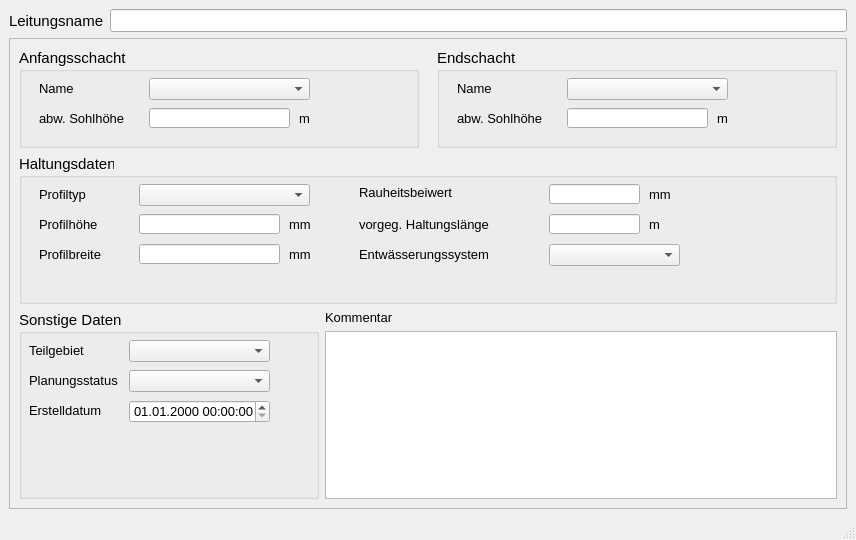
<?xml version="1.0" encoding="UTF-8"?>
<ui version="4.0">
 <class>MainWindow</class>
 <widget class="QMainWindow" name="MainWindow">
  <property name="geometry">
   <rect>
    <x>0</x>
    <y>0</y>
    <width>856</width>
    <height>540</height>
   </rect>
  </property>
  <property name="sizePolicy">
   <sizepolicy hsizetype="Preferred" vsizetype="Preferred">
    <horstretch>0</horstretch>
    <verstretch>0</verstretch>
   </sizepolicy>
  </property>
  <property name="minimumSize">
   <size>
    <width>660</width>
    <height>450</height>
   </size>
  </property>
  <property name="baseSize">
   <size>
    <width>0</width>
    <height>0</height>
   </size>
  </property>
  <property name="font">
   <font>
    <family>Tahoma</family>
    <pointsize>10</pointsize>
   </font>
  </property>
  <property name="windowTitle">
   <string>MainWindow</string>
  </property>
  <widget class="QWidget" name="centralwidget">
   <layout class="QGridLayout" name="gridLayout">
    <item row="0" column="0">
     <widget class="QLabel" name="label">
      <property name="font">
       <font>
        <family>Tahoma</family>
        <pointsize>11</pointsize>
       </font>
      </property>
      <property name="text">
       <string>Leitungsname</string>
      </property>
     </widget>
    </item>
    <item row="0" column="1">
     <widget class="QLineEdit" name="leitnam">
      <property name="font">
       <font>
        <family>Tahoma</family>
        <pointsize>10</pointsize>
       </font>
      </property>
      <property name="toolTip">
       <string>&lt;html&gt;&lt;head/&gt;&lt;body&gt;&lt;p&gt;eindeutige Bezeichnung&lt;/p&gt;&lt;/body&gt;&lt;/html&gt;</string>
      </property>
      <property name="statusTip">
       <string>eindeutige Bezeichnung</string>
      </property>
     </widget>
    </item>
    <item row="1" column="0" colspan="2">
     <widget class="QScrollArea" name="scrollArea">
      <property name="widgetResizable">
       <bool>true</bool>
      </property>
      <widget class="QWidget" name="scrollAreaWidgetContents">
       <property name="geometry">
        <rect>
         <x>0</x>
         <y>0</y>
         <width>832</width>
         <height>430</height>
        </rect>
       </property>
       <layout class="QGridLayout" name="gridLayout_2">
        <item row="3" column="1" colspan="2">
         <widget class="QTextEdit" name="kommentar">
          <property name="font">
           <font>
            <family>Tahoma</family>
            <pointsize>10</pointsize>
           </font>
          </property>
          <property name="toolTip">
           <string>&lt;html&gt;&lt;head/&gt;&lt;body&gt;&lt;p&gt;Platz für zusätzliche Kommentare.&lt;/p&gt;&lt;/body&gt;&lt;/html&gt;</string>
          </property>
          <property name="statusTip">
           <string>Platz für zusätzliche Kommentare.</string>
          </property>
         </widget>
        </item>
        <item row="0" column="0" colspan="2">
         <widget class="QGroupBox" name="groupBox">
          <property name="minimumSize">
           <size>
            <width>400</width>
            <height>100</height>
           </size>
          </property>
          <property name="maximumSize">
           <size>
            <width>400</width>
            <height>16777215</height>
           </size>
          </property>
          <property name="font">
           <font>
            <family>Tahoma</family>
            <pointsize>11</pointsize>
           </font>
          </property>
          <property name="title">
           <string>Anfangsschacht</string>
          </property>
          <widget class="QLabel" name="label_3">
           <property name="geometry">
            <rect>
             <x>20</x>
             <y>30</y>
             <width>91</width>
             <height>21</height>
            </rect>
           </property>
           <property name="font">
            <font>
             <family>Tahoma</family>
             <pointsize>10</pointsize>
            </font>
           </property>
           <property name="text">
            <string>Name</string>
           </property>
          </widget>
          <widget class="QLabel" name="label_5">
           <property name="geometry">
            <rect>
             <x>20</x>
             <y>60</y>
             <width>101</width>
             <height>21</height>
            </rect>
           </property>
           <property name="font">
            <font>
             <family>Tahoma</family>
             <pointsize>10</pointsize>
            </font>
           </property>
           <property name="text">
            <string>abw. Sohlhöhe</string>
           </property>
          </widget>
          <widget class="QLabel" name="label_14">
           <property name="geometry">
            <rect>
             <x>280</x>
             <y>60</y>
             <width>21</width>
             <height>21</height>
            </rect>
           </property>
           <property name="font">
            <font>
             <family>Tahoma</family>
             <pointsize>10</pointsize>
            </font>
           </property>
           <property name="text">
            <string>m</string>
           </property>
          </widget>
          <widget class="QComboBox" name="schoben">
           <property name="geometry">
            <rect>
             <x>130</x>
             <y>30</y>
             <width>161</width>
             <height>22</height>
            </rect>
           </property>
           <property name="font">
            <font>
             <family>Tahoma</family>
             <pointsize>10</pointsize>
            </font>
           </property>
           <property name="toolTip">
            <string>&lt;html&gt;&lt;head/&gt;&lt;body&gt;&lt;p&gt;Name des oberen Schachts&lt;/p&gt;&lt;/body&gt;&lt;/html&gt;</string>
           </property>
           <property name="statusTip">
            <string>Name des oberen Schachts</string>
           </property>
          </widget>
          <widget class="QLineEdit" name="sohleoben">
           <property name="geometry">
            <rect>
             <x>130</x>
             <y>60</y>
             <width>141</width>
             <height>20</height>
            </rect>
           </property>
           <property name="font">
            <font>
             <family>Tahoma</family>
             <pointsize>10</pointsize>
            </font>
           </property>
           <property name="toolTip">
            <string>&lt;html&gt;&lt;head/&gt;&lt;body&gt;&lt;p&gt;von Schachtsohle abweichende Sohlhöhe&lt;/p&gt;&lt;/body&gt;&lt;/html&gt;</string>
           </property>
           <property name="statusTip">
            <string>von Schachtsohle abweichende Sohlhöhe</string>
           </property>
          </widget>
         </widget>
        </item>
        <item row="2" column="1" colspan="2">
         <widget class="QLabel" name="label_22">
          <property name="font">
           <font>
            <family>Tahoma</family>
            <pointsize>10</pointsize>
           </font>
          </property>
          <property name="text">
           <string>Kommentar</string>
          </property>
         </widget>
        </item>
        <item row="2" column="0" rowspan="2">
         <widget class="QGroupBox" name="groupBox_4">
          <property name="minimumSize">
           <size>
            <width>300</width>
            <height>0</height>
           </size>
          </property>
          <property name="maximumSize">
           <size>
            <width>300</width>
            <height>16777215</height>
           </size>
          </property>
          <property name="font">
           <font>
            <family>Tahoma</family>
            <pointsize>11</pointsize>
           </font>
          </property>
          <property name="title">
           <string>Sonstige Daten</string>
          </property>
          <widget class="QLabel" name="label_18">
           <property name="geometry">
            <rect>
             <x>10</x>
             <y>30</y>
             <width>71</width>
             <height>20</height>
            </rect>
           </property>
           <property name="font">
            <font>
             <family>Tahoma</family>
             <pointsize>10</pointsize>
            </font>
           </property>
           <property name="text">
            <string>Teilgebiet</string>
           </property>
           <property name="buddy">
            <cstring>simstatus</cstring>
           </property>
          </widget>
          <widget class="QLabel" name="label_19">
           <property name="geometry">
            <rect>
             <x>10</x>
             <y>60</y>
             <width>111</width>
             <height>21</height>
            </rect>
           </property>
           <property name="font">
            <font>
             <family>Tahoma</family>
             <pointsize>10</pointsize>
            </font>
           </property>
           <property name="text">
            <string>Planungsstatus</string>
           </property>
           <property name="buddy">
            <cstring>simstatus</cstring>
           </property>
          </widget>
          <widget class="QLabel" name="label_72">
           <property name="geometry">
            <rect>
             <x>10</x>
             <y>90</y>
             <width>151</width>
             <height>21</height>
            </rect>
           </property>
           <property name="font">
            <font>
             <family>Tahoma</family>
             <pointsize>10</pointsize>
            </font>
           </property>
           <property name="text">
            <string>Erstelldatum</string>
           </property>
          </widget>
          <widget class="QComboBox" name="teilgebiet">
           <property name="geometry">
            <rect>
             <x>110</x>
             <y>30</y>
             <width>141</width>
             <height>22</height>
            </rect>
           </property>
           <property name="font">
            <font>
             <family>Tahoma</family>
             <pointsize>10</pointsize>
            </font>
           </property>
           <property name="toolTip">
            <string>&lt;html&gt;&lt;head/&gt;&lt;body&gt;&lt;p&gt;zur Zuordnung auf ein selbstständig festgelegtes Teilgebiet&lt;/p&gt;&lt;/body&gt;&lt;/html&gt;</string>
           </property>
           <property name="statusTip">
            <string>zur Zuordnung auf ein selbstständig festgelegtes Teilgebiet</string>
           </property>
          </widget>
          <widget class="QComboBox" name="simstatus">
           <property name="geometry">
            <rect>
             <x>110</x>
             <y>60</y>
             <width>141</width>
             <height>22</height>
            </rect>
           </property>
           <property name="font">
            <font>
             <family>Tahoma</family>
             <pointsize>10</pointsize>
            </font>
           </property>
           <property name="toolTip">
            <string>&lt;html&gt;&lt;head/&gt;&lt;body&gt;&lt;p&gt;aktueller Status (z.B. vorhanden, in Planung etc.)&lt;/p&gt;&lt;/body&gt;&lt;/html&gt;</string>
           </property>
           <property name="statusTip">
            <string>aktueller Status (z.B. vorhanden, in Planung etc.)</string>
           </property>
          </widget>
          <widget class="QgsDateTimeEdit" name="createdat">
           <property name="geometry">
            <rect>
             <x>110</x>
             <y>90</y>
             <width>141</width>
             <height>23</height>
            </rect>
           </property>
           <property name="font">
            <font>
             <family>Tahoma</family>
             <pointsize>10</pointsize>
            </font>
           </property>
           <property name="currentSection">
            <enum>QDateTimeEdit::DaySection</enum>
           </property>
           <property name="displayFormat">
            <string>dd.MM.yyyy HH:mm:ss</string>
           </property>
          </widget>
         </widget>
        </item>
        <item row="1" column="0" colspan="3">
         <widget class="QGroupBox" name="groupBox_2">
          <property name="minimumSize">
           <size>
            <width>650</width>
            <height>150</height>
           </size>
          </property>
          <property name="font">
           <font>
            <family>Tahoma</family>
            <pointsize>11</pointsize>
           </font>
          </property>
          <property name="title">
           <string>Haltungsdaten</string>
          </property>
          <widget class="QLineEdit" name="ks">
           <property name="geometry">
            <rect>
             <x>530</x>
             <y>30</y>
             <width>91</width>
             <height>20</height>
            </rect>
           </property>
           <property name="font">
            <font>
             <family>Tahoma</family>
             <pointsize>10</pointsize>
            </font>
           </property>
           <property name="toolTip">
            <string>&lt;html&gt;&lt;head/&gt;&lt;body&gt;&lt;p&gt;Absolute Rauheit gemäß Prandtl-Colebrook&lt;/p&gt;&lt;/body&gt;&lt;/html&gt;</string>
           </property>
           <property name="statusTip">
            <string>Absolute Rauheit gemäß Prandtl-Colebrook</string>
           </property>
          </widget>
          <widget class="QLabel" name="label_7">
           <property name="geometry">
            <rect>
             <x>20</x>
             <y>90</y>
             <width>101</width>
             <height>21</height>
            </rect>
           </property>
           <property name="font">
            <font>
             <family>Tahoma</family>
             <pointsize>10</pointsize>
            </font>
           </property>
           <property name="text">
            <string>Profilbreite</string>
           </property>
          </widget>
          <widget class="QLabel" name="label_20">
           <property name="geometry">
            <rect>
             <x>270</x>
             <y>90</y>
             <width>31</width>
             <height>21</height>
            </rect>
           </property>
           <property name="font">
            <font>
             <family>Tahoma</family>
             <pointsize>10</pointsize>
            </font>
           </property>
           <property name="text">
            <string>mm</string>
           </property>
          </widget>
          <widget class="QLabel" name="label_21">
           <property name="geometry">
            <rect>
             <x>630</x>
             <y>60</y>
             <width>31</width>
             <height>21</height>
            </rect>
           </property>
           <property name="font">
            <font>
             <family>Tahoma</family>
             <pointsize>10</pointsize>
            </font>
           </property>
           <property name="text">
            <string>m </string>
           </property>
          </widget>
          <widget class="QLineEdit" name="laenge">
           <property name="geometry">
            <rect>
             <x>530</x>
             <y>60</y>
             <width>91</width>
             <height>20</height>
            </rect>
           </property>
           <property name="font">
            <font>
             <family>Tahoma</family>
             <pointsize>10</pointsize>
            </font>
           </property>
           <property name="toolTip">
            <string>&lt;html&gt;&lt;head/&gt;&lt;body&gt;&lt;p&gt;&lt;span style=&quot; font-size:10pt;&quot;&gt;vorgegebene Haltungslänge, falls diese nicht automatisch berechnet werden soll&lt;/span&gt;&lt;/p&gt;&lt;/body&gt;&lt;/html&gt;</string>
           </property>
           <property name="statusTip">
            <string>vorgegebene Haltungslänge, falls diese nicht automatisch berechnet werden soll</string>
           </property>
          </widget>
          <widget class="QComboBox" name="entwart">
           <property name="geometry">
            <rect>
             <x>530</x>
             <y>90</y>
             <width>131</width>
             <height>22</height>
            </rect>
           </property>
           <property name="font">
            <font>
             <family>Tahoma</family>
             <pointsize>10</pointsize>
            </font>
           </property>
           <property name="toolTip">
            <string>&lt;html&gt;&lt;head/&gt;&lt;body&gt;&lt;p&gt;vorh. Entwässerungssystem (z.B. Mischwasser, Regenwasser etc.)&lt;/p&gt;&lt;/body&gt;&lt;/html&gt;</string>
           </property>
           <property name="statusTip">
            <string>vorh. Entwässerungssystem (z.B. Mischwasser, Regenwasser etc.)</string>
           </property>
          </widget>
          <widget class="QComboBox" name="profilnam">
           <property name="geometry">
            <rect>
             <x>120</x>
             <y>30</y>
             <width>171</width>
             <height>22</height>
            </rect>
           </property>
           <property name="font">
            <font>
             <family>Tahoma</family>
             <pointsize>10</pointsize>
            </font>
           </property>
           <property name="toolTip">
            <string>&lt;html&gt;&lt;head/&gt;&lt;body&gt;&lt;p&gt;Profil der Haltung gem. HE&lt;/p&gt;&lt;/body&gt;&lt;/html&gt;</string>
           </property>
           <property name="statusTip">
            <string>Profil der Haltung gem. HE</string>
           </property>
          </widget>
          <widget class="QLabel" name="label_54">
           <property name="geometry">
            <rect>
             <x>20</x>
             <y>30</y>
             <width>91</width>
             <height>21</height>
            </rect>
           </property>
           <property name="font">
            <font>
             <family>Tahoma</family>
             <pointsize>10</pointsize>
            </font>
           </property>
           <property name="text">
            <string>Profiltyp</string>
           </property>
          </widget>
          <widget class="QLabel" name="label_17">
           <property name="geometry">
            <rect>
             <x>340</x>
             <y>50</y>
             <width>200</width>
             <height>41</height>
            </rect>
           </property>
           <property name="minimumSize">
            <size>
             <width>200</width>
             <height>0</height>
            </size>
           </property>
           <property name="maximumSize">
            <size>
             <width>200</width>
             <height>16777215</height>
            </size>
           </property>
           <property name="font">
            <font>
             <family>Tahoma</family>
             <pointsize>10</pointsize>
            </font>
           </property>
           <property name="text">
            <string>vorgeg. Haltungslänge</string>
           </property>
          </widget>
          <widget class="QLabel" name="label_51">
           <property name="geometry">
            <rect>
             <x>340</x>
             <y>90</y>
             <width>151</width>
             <height>21</height>
            </rect>
           </property>
           <property name="font">
            <font>
             <family>Tahoma</family>
             <pointsize>10</pointsize>
            </font>
           </property>
           <property name="text">
            <string>Entwässerungssystem</string>
           </property>
          </widget>
          <widget class="QLineEdit" name="hoehe">
           <property name="geometry">
            <rect>
             <x>120</x>
             <y>60</y>
             <width>141</width>
             <height>20</height>
            </rect>
           </property>
           <property name="font">
            <font>
             <family>Tahoma</family>
             <pointsize>10</pointsize>
            </font>
           </property>
           <property name="toolTip">
            <string>&lt;html&gt;&lt;head/&gt;&lt;body&gt;&lt;p&gt;Bedeutung hängt vom Profiltyp ab&lt;/p&gt;&lt;/body&gt;&lt;/html&gt;</string>
           </property>
           <property name="statusTip">
            <string>Bedeutung hängt vom Profiltyp ab</string>
           </property>
          </widget>
          <widget class="QLabel" name="label_16">
           <property name="geometry">
            <rect>
             <x>270</x>
             <y>60</y>
             <width>31</width>
             <height>21</height>
            </rect>
           </property>
           <property name="font">
            <font>
             <family>Tahoma</family>
             <pointsize>10</pointsize>
            </font>
           </property>
           <property name="text">
            <string>mm</string>
           </property>
          </widget>
          <widget class="QLineEdit" name="breite">
           <property name="geometry">
            <rect>
             <x>120</x>
             <y>90</y>
             <width>141</width>
             <height>20</height>
            </rect>
           </property>
           <property name="font">
            <font>
             <family>Tahoma</family>
             <pointsize>10</pointsize>
            </font>
           </property>
           <property name="toolTip">
            <string>&lt;html&gt;&lt;head/&gt;&lt;body&gt;&lt;p&gt;Bedeutung hängt vom Profiltyp ab&lt;/p&gt;&lt;/body&gt;&lt;/html&gt;</string>
           </property>
           <property name="statusTip">
            <string>Bedeutung hängt vom Profiltyp ab</string>
           </property>
          </widget>
          <widget class="QLabel" name="label_6">
           <property name="geometry">
            <rect>
             <x>20</x>
             <y>60</y>
             <width>101</width>
             <height>21</height>
            </rect>
           </property>
           <property name="font">
            <font>
             <family>Tahoma</family>
             <pointsize>10</pointsize>
            </font>
           </property>
           <property name="text">
            <string>Profilhöhe</string>
           </property>
          </widget>
          <widget class="QLabel" name="label_70">
           <property name="geometry">
            <rect>
             <x>630</x>
             <y>30</y>
             <width>46</width>
             <height>21</height>
            </rect>
           </property>
           <property name="font">
            <font>
             <family>Tahoma</family>
             <pointsize>10</pointsize>
            </font>
           </property>
           <property name="text">
            <string>mm</string>
           </property>
          </widget>
          <widget class="QLabel" name="label_61">
           <property name="geometry">
            <rect>
             <x>340</x>
             <y>30</y>
             <width>101</width>
             <height>16</height>
            </rect>
           </property>
           <property name="font">
            <font>
             <family>Tahoma</family>
             <pointsize>10</pointsize>
            </font>
           </property>
           <property name="text">
            <string>Rauheitsbeiwert</string>
           </property>
          </widget>
         </widget>
        </item>
        <item row="0" column="2">
         <widget class="QGroupBox" name="groupBox_3">
          <property name="minimumSize">
           <size>
            <width>400</width>
            <height>100</height>
           </size>
          </property>
          <property name="maximumSize">
           <size>
            <width>500</width>
            <height>16777215</height>
           </size>
          </property>
          <property name="font">
           <font>
            <family>Tahoma</family>
            <pointsize>11</pointsize>
           </font>
          </property>
          <property name="title">
           <string>Endschacht</string>
          </property>
          <widget class="QLineEdit" name="sohleunten">
           <property name="geometry">
            <rect>
             <x>130</x>
             <y>60</y>
             <width>141</width>
             <height>20</height>
            </rect>
           </property>
           <property name="font">
            <font>
             <family>Tahoma</family>
             <pointsize>10</pointsize>
            </font>
           </property>
           <property name="toolTip">
            <string>&lt;html&gt;&lt;head/&gt;&lt;body&gt;&lt;p&gt;von Schachtsohle abweichende Sohlhöhe&lt;/p&gt;&lt;/body&gt;&lt;/html&gt;</string>
           </property>
           <property name="statusTip">
            <string>von Schachtsohle abweichende Sohlhöhe</string>
           </property>
          </widget>
          <widget class="QLabel" name="label_9">
           <property name="geometry">
            <rect>
             <x>20</x>
             <y>30</y>
             <width>71</width>
             <height>21</height>
            </rect>
           </property>
           <property name="font">
            <font>
             <family>Tahoma</family>
             <pointsize>10</pointsize>
            </font>
           </property>
           <property name="text">
            <string>Name</string>
           </property>
          </widget>
          <widget class="QLabel" name="label_8">
           <property name="geometry">
            <rect>
             <x>20</x>
             <y>60</y>
             <width>91</width>
             <height>21</height>
            </rect>
           </property>
           <property name="minimumSize">
            <size>
             <width>0</width>
             <height>0</height>
            </size>
           </property>
           <property name="font">
            <font>
             <family>Tahoma</family>
             <pointsize>10</pointsize>
            </font>
           </property>
           <property name="text">
            <string>abw. Sohlhöhe</string>
           </property>
          </widget>
          <widget class="QLabel" name="label_15">
           <property name="geometry">
            <rect>
             <x>280</x>
             <y>60</y>
             <width>21</width>
             <height>21</height>
            </rect>
           </property>
           <property name="font">
            <font>
             <family>Tahoma</family>
             <pointsize>10</pointsize>
            </font>
           </property>
           <property name="text">
            <string>m</string>
           </property>
          </widget>
          <widget class="QComboBox" name="schunten">
           <property name="geometry">
            <rect>
             <x>130</x>
             <y>30</y>
             <width>161</width>
             <height>22</height>
            </rect>
           </property>
           <property name="font">
            <font>
             <family>Tahoma</family>
             <pointsize>10</pointsize>
            </font>
           </property>
           <property name="toolTip">
            <string>&lt;html&gt;&lt;head/&gt;&lt;body&gt;&lt;p&gt;Name des unteren Schachts&lt;/p&gt;&lt;/body&gt;&lt;/html&gt;</string>
           </property>
           <property name="statusTip">
            <string>Name des unteren Schachts</string>
           </property>
          </widget>
         </widget>
        </item>
       </layout>
      </widget>
     </widget>
    </item>
   </layout>
  </widget>
  <widget class="QMenuBar" name="menubar">
   <property name="geometry">
    <rect>
     <x>0</x>
     <y>0</y>
     <width>856</width>
     <height>27</height>
    </rect>
   </property>
  </widget>
  <widget class="QStatusBar" name="statusbar"/>
 </widget>
 <customwidgets>
  <customwidget>
   <class>QgsDateTimeEdit</class>
   <extends>QDateTimeEdit</extends>
   <header>qgsdatetimeedit.h</header>
  </customwidget>
 </customwidgets>
 <tabstops>
  <tabstop>leitnam</tabstop>
  <tabstop>schoben</tabstop>
  <tabstop>sohleoben</tabstop>
  <tabstop>schunten</tabstop>
  <tabstop>sohleunten</tabstop>
  <tabstop>profilnam</tabstop>
  <tabstop>hoehe</tabstop>
  <tabstop>breite</tabstop>
  <tabstop>laenge</tabstop>
  <tabstop>ks</tabstop>
  <tabstop>entwart</tabstop>
  <tabstop>teilgebiet</tabstop>
  <tabstop>simstatus</tabstop>
  <tabstop>createdat</tabstop>
  <tabstop>kommentar</tabstop>
 </tabstops>
 <resources/>
 <connections/>
</ui>
